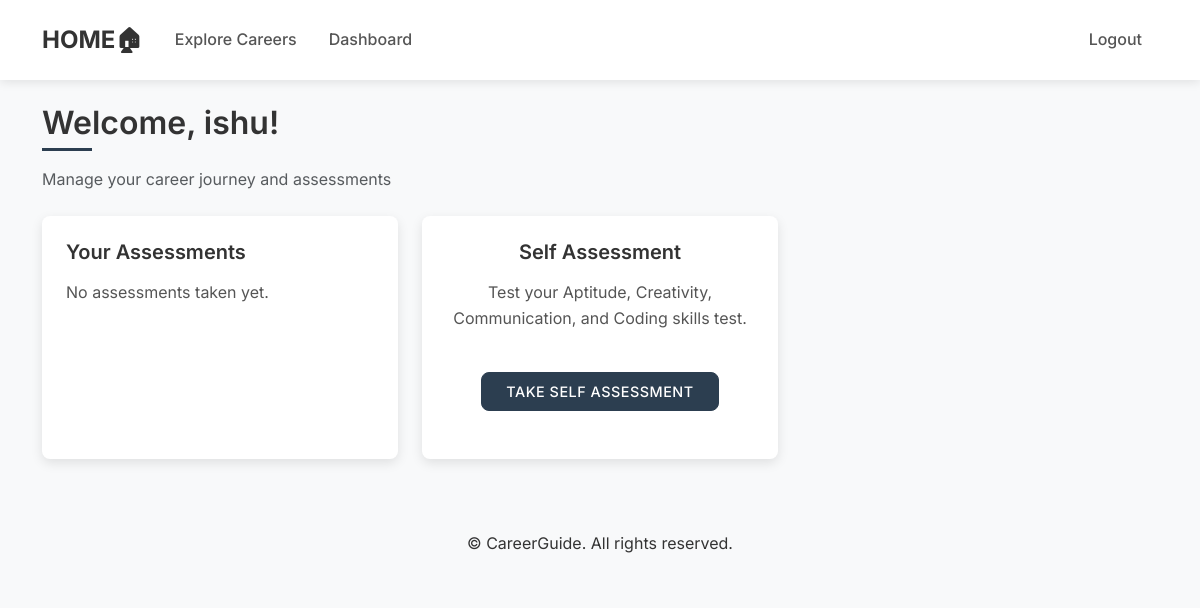
/dashboard (signed in), run on an earlier commit of the app's database.
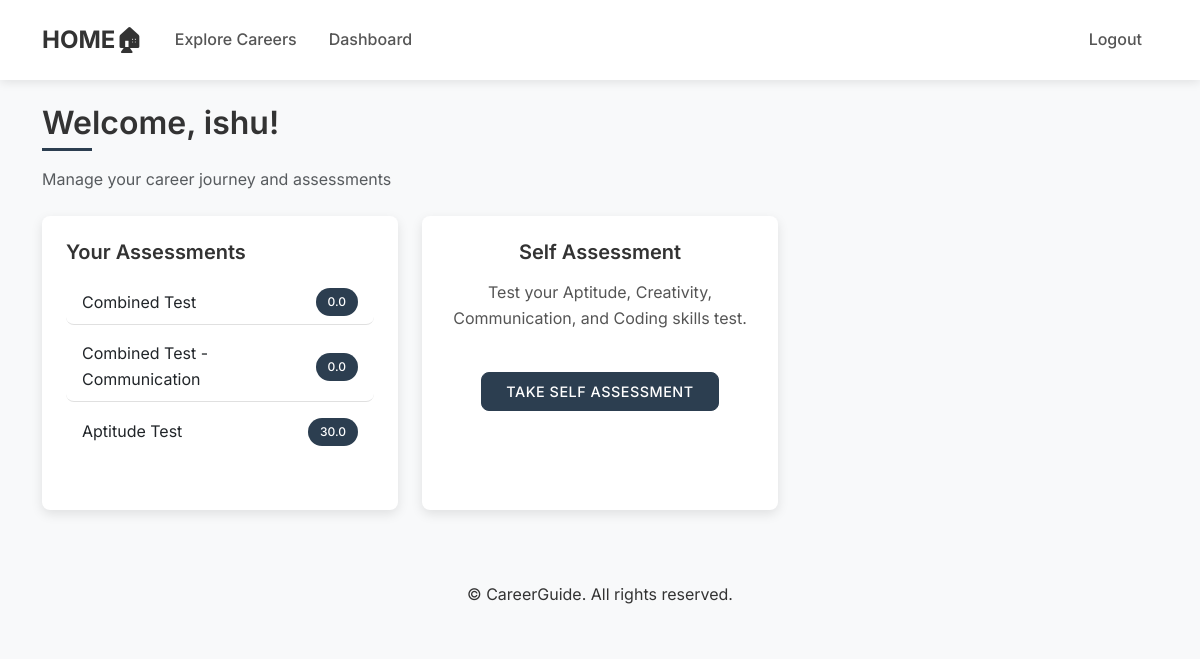
And on a later commit of the database.
### app.py (models this page shows)
class User(UserMixin, db.Model):
    id = db.Column(db.Integer, primary_key=True)
    username = db.Column(db.String(80), unique=True, nullable=False)
    email = db.Column(db.String(120), unique=True, nullable=False)
    password_hash = db.Column(db.String(120), nullable=False)
    assessments = db.relationship('Assessment', backref='user', lazy=True)

class Assessment(db.Model):
    id = db.Column(db.Integer, primary_key=True)
    user_id = db.Column(db.Integer, db.ForeignKey('user.id'), nullable=False)
    assessment_type = db.Column(db.String(50), nullable=False)
    score = db.Column(db.Float)
    date_taken = db.Column(db.DateTime, default=datetime.utcnow)

### app.py (the view)
@app.route('/dashboard')
@login_required
def dashboard():
    return render_template('dashboard.html')

### app.py (called while the page is built)
@login_manager.user_loader
def load_user(user_id):
    return User.query.get(int(user_id))

### templates/dashboard.html
{% extends "base.html" %}
{% block content %}
<div class="dashboard-header mb-4">
    <h2>Welcome, {{ current_user.username }}!</h2>
    <p class="text-muted">Manage your career journey and assessments</p>
</div>
<div class="grid">
    <div class="card dashboard-card">
        <div class="card-body">
            <h5 class="card-title">Your Assessments</h5>
            {% if current_user.assessments %}
            <ul class="list-group list-group-flush mt-3">
                {% for assessment in current_user.assessments %}
                <li class="list-group-item d-flex justify-content-between align-items-center">
                    {{ assessment.assessment_type }}
                    <span class="badge bg-primary rounded-pill">{{ assessment.score }}</span>
                </li>
                {% endfor %}
            </ul>
            {% else %}
            <p class="card-text mt-3">No assessments taken yet.</p>
            {% endif %}
        </div>
    </div>
    <div class="card dashboard-card text-center">
        <div class="card-body">
            <h5 class="card-title">Self Assessment</h5>
            <p class="card-text mt-3">
                Test your Aptitude, Creativity, Communication, and Coding skills test.
            </p>
            <a href="{{ url_for('self_assessment') }}" class="btn btn-primary mt-4">Take Self Assessment</a>
        </div>
    </div>
</div>
{% endblock %}

### templates/base.html (shortened to what this page needs)
<!DOCTYPE html>
<html lang="en">
<head>
    <link href="https://cdn.jsdelivr.net/npm/bootstrap@5.3.0/dist/css/bootstrap.min.css" rel="stylesheet">
    <link rel="stylesheet" href="{{ url_for('static', filename='css/style.css') }}">
</head>
<body>
    {% block navbar %}
    <nav class="navbar navbar-expand-lg navbar-light">
        <div class="container">
            <a class="navbar-brand" href="{{ url_for('index') }}">HOME🏠︎</a>
            <div class="collapse navbar-collapse" id="navbarNav">
                <ul class="navbar-nav me-auto">
                    <li class="nav-item">
                        <a class="nav-link" href="{{ url_for('careers') }}">Explore Careers</a>
                    </li>
                    {% if current_user.is_authenticated %}
                    <li class="nav-item">
                        <a class="nav-link" href="{{ url_for('dashboard') }}">Dashboard</a>
                    </li>
                    {% endif %}
                </ul>
                <ul class="navbar-nav">
                    {% if current_user.is_authenticated %}
                    <li class="nav-item">
                        <a class="nav-link" href="{{ url_for('logout') }}">Logout</a>
                    </li>
                    {% endif %}
                </ul>
            </div>
        </div>
    </nav>
    {% endblock %}
    <div class="container mt-4">
        {% block content %}{% endblock %}
    </div>
    <footer class="mt-5 py-4 bg-light">
        <div class="container text-center">
            <p class="mb-0">&copy; {{ year }} CareerGuide. All rights reserved.</p>
        </div>
    </footer>
</body>
</html>

### static/css/style.css (style rules this page uses)
:root { --primary-color: #333333; --secondary-color: #555555; --accent-color: #2c3e50; --light-grey: #f5f5f5; --medium-grey: #e0e0e0; --dark-grey: #444444; --text-color: #333333; --border-radius: 8px; --box-shadow: 0 4px 12px rgba(0, 0, 0, 0.1); --transition: all 0.3s ease; }
body { font-family: 'Inter', 'Segoe UI', sans-serif; color: var(--text-color); background-color: #f8f9fa; line-height: 1.6; }
h1, h2, h3, h4, h5, h6 { font-weight: 600; margin-bottom: 1rem; color: var(--primary-color); }
h2 { font-size: 2rem; position: relative; padding-bottom: 0.5rem; }
h2:after { content: ''; position: absolute; left: 0; bottom: 0; width: 50px; height: 3px; background-color: var(--accent-color); }
.navbar { background-color: white !important; box-shadow: 0 2px 10px rgba(0, 0, 0, 0.1); padding: 1rem 0; }
.navbar-brand { font-weight: 700; color: var(--primary-color) !important; font-size: 1.5rem; }
.nav-link { color: var(--secondary-color) !important; font-weight: 500; margin: 0 0.5rem; position: relative; transition: var(--transition); }
.nav-link:after { content: ''; position: absolute; width: 0; height: 2px; bottom: 0; left: 0; background-color: var(--accent-color); transition: var(--transition); }
.btn { border-radius: var(--border-radius); padding: 0.5rem 1.5rem; font-weight: 500; transition: var(--transition); text-transform: uppercase; font-size: 0.9rem; letter-spacing: 0.5px; }
.btn-primary { background-color: var(--accent-color); border-color: var(--accent-color); }
.card { border: none; border-radius: var(--border-radius); box-shadow: var(--box-shadow); transition: var(--transition); margin-bottom: 1.5rem; overflow: hidden; height: 100%; }
.card-body { padding: 1.5rem; }
.card-title { font-weight: 600; margin-bottom: 1rem; color: var(--primary-color); font-size: 1.25rem; }
.card-text { color: var(--secondary-color); }
.grid { display: grid; grid-template-columns: repeat(auto-fill, minmax(300px, 1fr)); gap: 1.5rem; margin: 1.5rem 0; }
.badge { padding: 0.5rem 0.75rem; font-weight: 500; border-radius: 20px; }
.badge.bg-primary { background-color: var(--accent-color) !important; }
.list-group-item { border-radius: var(--border-radius); margin-bottom: 0.5rem; border: 1px solid var(--medium-grey); transition: var(--transition); }
.dashboard-card { height: 100%; display: flex; flex-direction: column; }
.dashboard-card .card-body { flex: 1; }

What changed in the data, as far as the page shows it:
added Assessment: assessment_type "Combined Test", score "0.0"
added Assessment: assessment_type "Combined Test - Communication", score "0.0"
added Assessment: assessment_type "Aptitude Test", score "30.0"
Also different on the page:
text no longer shown: "No assessments taken yet."
